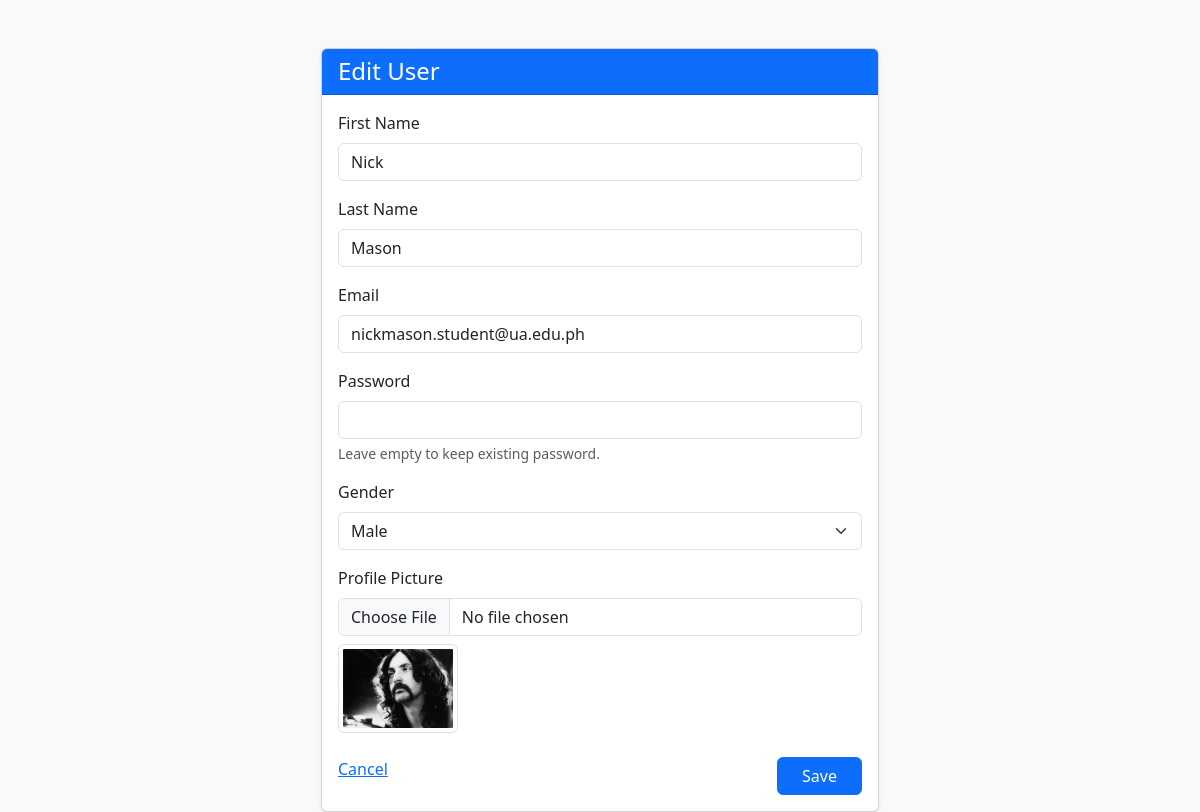
/update/5/ (signed in), run on the app's committed database.
### myapp/models.py (models this page shows, shortened)
class UserRegistration(models.Model):
    first_name = models.CharField(max_length=100)
    last_name = models.CharField(max_length=100)
    email = models.EmailField(max_length=250)
    password = models.CharField(max_length=150)
    date_registered = models.DateTimeField(auto_now_add=True)
    gender = models.CharField(max_length=16)
    profile_picture = models.ImageField(
        upload_to='profile_pictures/',
        blank=True,
        null=True
    )

### myapp/views.py (the view, shortened to what this page needs)
# urls.py: path('update/<int:id>/', views.user_update_view, name='user_update'),
def user_update_view(request, id):
    if 'user_id' not in request.session:
        return redirect('login')
    user = get_object_or_404(UserRegistration, id=id)
    return render(request, 'myapp/user_form.html', {'user': user, 'title': 'Edit User'})

### myapp/templates/myapp/user_form.html (shortened to what this page needs)
<!doctype html>
<html>
<head>
    <link href="https://cdn.jsdelivr.net/npm/bootstrap@5.3.2/dist/css/bootstrap.min.css" rel="stylesheet">
</head>
<body class="bg-light">
<div class="container mt-5">
    <div class="col-md-6 offset-md-3">
        <div class="card shadow-sm">
            <div class="card-header bg-primary text-white">
                <h4 class="mb-0">{{ title }}</h4>
            </div>
            <div class="card-body">
                <form method="post" enctype="multipart/form-data">
                    <div class="mb-3">
                        <label class="form-label">First Name</label>
                        <input type="text" name="first_name" class="form-control"
                               value="{% if user %}{{ user.first_name }}{% endif %}" required>
                    </div>
                    <div class="mb-3">
                        <label class="form-label">Last Name</label>
                        <input type="text" name="last_name" class="form-control"
                               value="{% if user %}{{ user.last_name }}{% endif %}" required>
                    </div>
                    <div class="mb-3">
                        <label class="form-label">Email</label>
                        <input type="email" name="email" class="form-control"
                               value="{% if user %}{{ user.email }}{% endif %}" required>
                    </div>
                    <div class="mb-3">
                        <label class="form-label">Password</label>
                        <input type="password" name="password" class="form-control"
                               {% if title == 'Add User' %}required{% endif %}>
                        <div class="form-text">
                            {% if title == "Edit User" %}
                                Leave empty to keep existing password.
                            {% endif %}
                        </div>
                    </div>
                    <div class="mb-3">
                        <label class="form-label">Gender</label>
                        <select name="gender" class="form-select">
                            <option value="Male" {% if user and user.gender == "Male" %}selected{% endif %}>Male</option>
                        </select>
                    </div>
                    <div class="mb-3">
                        <label class="form-label">Profile Picture</label>
                        <input type="file" name="profile_picture" class="form-control">
                        {% if user and user.profile_picture %}
                            <img src="{{ user.profile_picture.url }}" class="img-thumbnail mt-2" width="120">
                        {% endif %}
                    </div>
                    <div class="d-flex justify-content-between mt-4">
                        <a href="{% url 'user_list' %} class="btn btn-secondary">Cancel</a>
                        <button type="submit" class="btn btn-primary px-4">Save</button>
                    </div>
                </form>
            </div>
        </div>
    </div>
</div>
</body>
</html>

### data on the page
UserRegistration: first_name "Nick", last_name "Mason", email "nickmason.student@ua.edu.ph", gender "Male", profile_picture (picture)

### other printed values
{{ title }} "Edit User"
